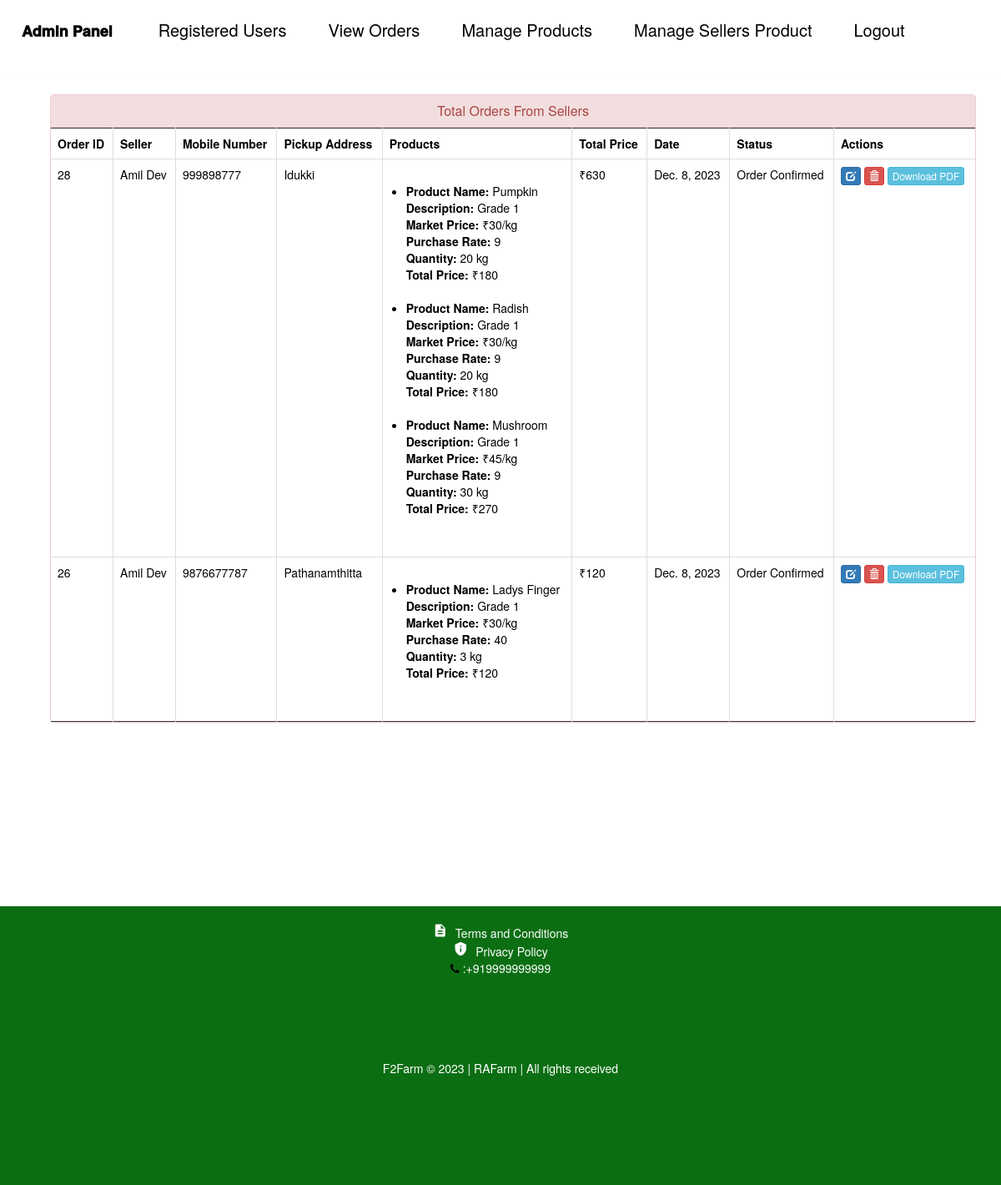
Page /admin_view_selling_view (signed in) on the committed database.
### F2FarmApp/models.py (models this page shows, shortened)
class Customer(models.Model):
    USER_TYPE_CHOICES = [
         ('customer', 'Customer'),
        ('seller', 'Seller'),
    ]
    user=models.OneToOneField(User,on_delete=models.CASCADE)
    profile_pic= models.ImageField(upload_to='profile_pic/CustomerProfilePic/',null=True,blank=True)
    address = models.CharField(max_length=40)
    mobile = models.CharField(max_length=20,null=False)
    user_type = models.CharField(max_length=10, choices=USER_TYPE_CHOICES, default='customer')
    @property
    def get_name(self):
        return self.user.first_name+" "+self.user.last_name

class SellerOrders(models.Model):
    STATUS =(
        ('Pending','Pending'),
        ('Order Confirmed','Order Confirmed'),
        ('Picked Up','Picked Up'),
    )
    seller=models.ForeignKey('Customer', on_delete=models.CASCADE,null=True)
    product=models.ForeignKey('Product',on_delete=models.CASCADE,null=True)
    email = models.CharField(max_length=50,null=True)
    address = models.CharField(max_length=500,null=True)
    mobile = models.CharField(max_length=20,null=True)
    order_date= models.DateField(auto_now_add=True,null=True)
    status=models.CharField(max_length=50,null=True,choices=STATUS)

class SellerCartProduct(models.Model):
    cart = models.ForeignKey(sellercart, on_delete=models.CASCADE)
    product = models.ForeignKey(Product, on_delete=models.CASCADE)
    rate = models.PositiveIntegerField()
    quantity = models.PositiveIntegerField()
    subtotal = models.PositiveIntegerField(default=0)
    grade = models.CharField(max_length=500,null=True)

class Product(models.Model):
    name=models.CharField(max_length=40)
    product_image= models.ImageField(upload_to='product_image/',null=True,blank=True)
    price = models.PositiveIntegerField()
    quantity = models.PositiveIntegerField(default=20)
    description=models.CharField(max_length=40)

### F2FarmApp/views.py (the view)
# urls.py: path('admin_view_selling_view', views.admin_view_selling_view,name='admin_view_selling_view'),
@login_required(login_url='adminlogin')
def admin_view_selling_view(request):
    orders = models.SellerOrders.objects.all().order_by('-id')  # Order by id in descending order
    ordered_data = []
    for order in orders:
        cart_products = models.SellerCartProduct.objects.filter(cart=order.cart)
        total_price = order.cart.total  # Fetch total from the cart table
        ordered_data.append({
            'cart_products': cart_products,
            'customer': order.seller,
            'order': order,
            'total_price': total_price,
        })
    return render(request, 'ecom/admin_view_sellers.html', {'data': ordered_data})

### F2FarmApp/templates/ecom/admin_view_sellers.html (shortened to what this page needs)
{% extends 'ecom/admin_base.html' %}
{% load static %}
{% block content %}
<head>
  <link href="//netdna.bootstrapcdn.com/bootstrap/3.0.0/css/bootstrap.min.css" rel="stylesheet" id="bootstrap-css">
</head>
<div class="container">
  <div class="panel panel-danger">
    <div class="panel-heading">
      <h6 class="panel-title">Total Orders From Sellers</h6>
    </div>
    <table class="table table-hover table-bordered" id="dev-table">
      <thead>
        <tr>
          <th>Order ID</th>
          <th>Seller</th>
          <th>Mobile Number</th>
          <th>Pickup Address</th>
          <th>Products</th>
          <th>Total Price</th>
          <th>Date</th>
          <th>Status</th>
          <th>Actions</th>
        </tr>
      </thead>
      {% for data_item in data %}
      <tr>
        <td>{{ data_item.order.id}}</td>
        <td>{{ data_item.customer.get_name }}</td>
        <td>{{ data_item.order.mobile }}</td>
        <td>{{ data_item.order.address }}</td>
        <td>
          <ul class="order-details">
            {% for product in data_item.cart_products %}
              <li>
                <strong>Product Name:</strong> {{ product.product.name }} <br>
                <strong>Description:</strong> {{ product.product.description }} <br>
                <strong>Market Price:</strong> ₹{{ product.product.price }}/kg <br>
                <strong>Purchase Rate:</strong> {{ product.grade}}<br>
                <strong>Quantity:</strong> {{ product.quantity }} kg <br>
                <strong>Total Price:</strong> ₹{{ product.subtotal }}<br>
              </li><br>
            {% endfor %}
          </ul>
        </td>
        <td>₹{{ data_item.total_price }}</td>
        <td>{{ data_item.order.order_date }}</td>
        <td>{{ data_item.order.status }}</td>
        <td>
          <a class="btn btn-primary btn-xs" href="{% url 'update-seller-order' data_item.order.id  %}">
            <span class="glyphicon glyphicon-edit"></span>
          </a>
          <a class="btn btn-danger btn-xs" href="{% url 'delete-seller-order' data_item.order.id  %}">
            <span class="glyphicon glyphicon-trash"></span>
          </a>
          <a class="btn btn-info btn-xs" href="{% url 'order-seller-pdf' order_id=data_item.order.id %}">
             Download PDF
        </a>
        </td>
      </tr>
      {% endfor %}
    </table>
  </div>
</div>
{% endblock content %}

### F2FarmApp/templates/ecom/admin_base.html (style rules this page uses)
body { background-color: #FFFFFF; margin: 0; padding: 0; box-sizing: border-box; }
body { margin: 0; padding: 0; }

### F2FarmApp/templates/ecom/admin_view_sellers.html (style rules this page uses)
a:link { text-decoration: none; }
h6 { text-align: center; }
.order-details { margin-top: 20px; margin-bottom: 20px; }

### rows in the picture
Customer: order.id "28", customer.get_name "Amil Dev", order.mobile "999898777", order.address "Idukki", total_price "630", order.order_date "Dec. 8, 2023", order.status "Order Confirmed", order.id "26", order.mobile "9876677787", order.address "Pathanamthitta", total_price "120"
SellerCartProduct: product.name "Pumpkin", product.description "Grade 1", product.price "30", grade "9", quantity "20", subtotal "180"
SellerCartProduct: product.name "Radish", product.description "Grade 1", product.price "30", grade "9", quantity "20", subtotal "180"
SellerCartProduct: product.name "Mushroom", product.description "Grade 1", product.price "45", grade "9", quantity "30", subtotal "270"
SellerCartProduct: product.name "Ladys Finger", product.description "Grade 1", product.price "30", grade "40", quantity "3", subtotal "120"
